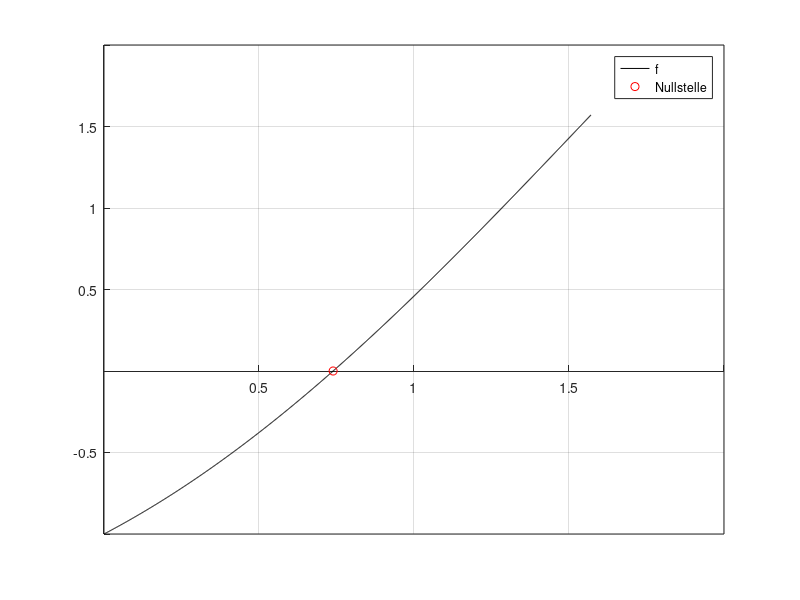

Write the MATLAB code that produced this figure.
clear all
close all

TOL = 1.0e-08;
I = [0, pi/2];
f = @(x) x-cos(x);
df = @(x) sin(x) + 1;

%%
x = 1;
res = abs(f(x));
iter = 0;
fprintf("x_%d = %.2f, res = %.2e\n",iter,x,res);

while res>=TOL & iter<100
    x = x - f(x)/df(x);
    res = abs(f(x));
    iter = iter+1;
    fprintf("x_%d = %.2f, res = %.2e\n",iter,x,res);
end

%%
xx = linspace(I(1),I(2),1000);

plot(xx,f(xx),'k-');
grid on
hold on
plot(x,0,'ro');
set(gca,'XAxisLocation','origin','YAxisLocation','origin')
legend('f','Nullstelle')